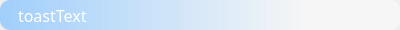
<?xml version="1.0" encoding="UTF-8"?>
<ui version="4.0">
 <class>ToastWindow</class>
 <widget class="QMainWindow" name="ToastWindow">
  <property name="windowModality">
   <enum>Qt::ApplicationModal</enum>
  </property>
  <property name="geometry">
   <rect>
    <x>0</x>
    <y>0</y>
    <width>400</width>
    <height>30</height>
   </rect>
  </property>
  <property name="windowTitle">
   <string notr="true">MainWindow</string>
  </property>
  <property name="toolButtonStyle">
   <enum>Qt::ToolButtonTextOnly</enum>
  </property>
  <property name="animated">
   <bool>false</bool>
  </property>
  <property name="tabShape">
   <enum>QTabWidget::Rounded</enum>
  </property>
  <property name="unifiedTitleAndToolBarOnMac">
   <bool>false</bool>
  </property>
  <widget class="QWidget" name="centralwidget">
   <widget class="QLabel" name="label">
    <property name="geometry">
     <rect>
      <x>0</x>
      <y>0</y>
      <width>400</width>
      <height>30</height>
     </rect>
    </property>
    <property name="sizePolicy">
     <sizepolicy hsizetype="Preferred" vsizetype="Preferred">
      <horstretch>0</horstretch>
      <verstretch>0</verstretch>
     </sizepolicy>
    </property>
    <property name="font">
     <font>
      <family>等线</family>
      <pointsize>12</pointsize>
     </font>
    </property>
    <property name="styleSheet">
     <string notr="true">color: rgb(255, 255, 255);
border-radius:10px;
background-color: qlineargradient(spread:pad, x1:0, y1:1, x2:1, y2:1, stop:0 rgba(140, 198, 255, 201), stop:0.767568 rgba(255, 255, 255, 110));
</string>
    </property>
    <property name="frameShape">
     <enum>QFrame::NoFrame</enum>
    </property>
    <property name="frameShadow">
     <enum>QFrame::Sunken</enum>
    </property>
    <property name="lineWidth">
     <number>0</number>
    </property>
    <property name="midLineWidth">
     <number>0</number>
    </property>
    <property name="text">
     <string>toastText</string>
    </property>
    <property name="alignment">
     <set>Qt::AlignLeading|Qt::AlignLeft|Qt::AlignVCenter</set>
    </property>
    <property name="wordWrap">
     <bool>false</bool>
    </property>
    <property name="margin">
     <number>0</number>
    </property>
    <property name="indent">
     <number>18</number>
    </property>
    <property name="textInteractionFlags">
     <set>Qt::NoTextInteraction</set>
    </property>
   </widget>
  </widget>
 </widget>
 <resources/>
 <connections/>
</ui>
